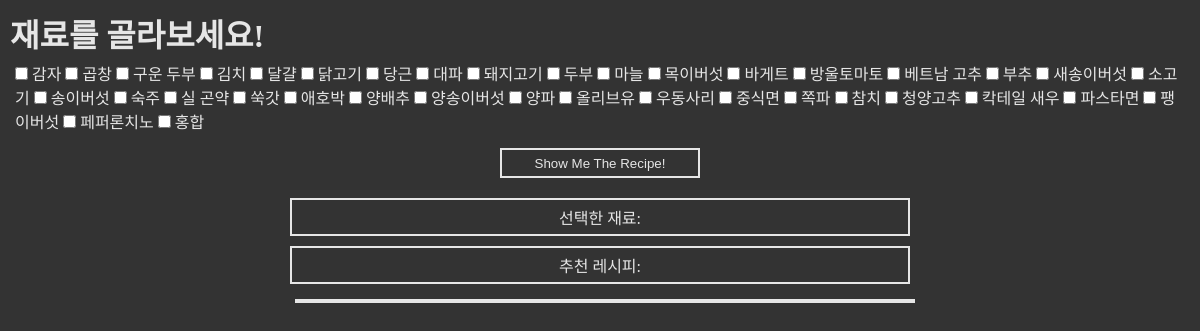
The page / on the database its author committed.
### recipe/models.py (models this page shows, shortened)
class Ingredients(models.Model):
    name = models.CharField(max_length=100, unique=True)
    class Meta:
        ordering = ["name"]

### recipe/views.py (the view)
# urls.py: path("", views.index, name="index"),
def index(request):
    ingredients = Ingredients.objects.all().order_by("name")
    return render(
        request,
        "recipe/index.html",
        {
            "ingredients": ingredients,
        },
    )

### recipe/templates/recipe/index.html (shortened to what this page needs)
{% extends "recipe/layout.html" %}
{% load static %}
{% block body %}
  <h1>재료를 골라보세요!</h1>
  <form action="{% url 'recipe' %}" method="POST">
    <div>
      {% for ingredient in ingredients %}
      <label>
        <input type="checkbox" name="checkedIngredients" value="{{ ingredient.name }}"/>
        {{ ingredient.name }}
      </label>
      {% endfor %}
    </div>
    <button type="submit">Show Me The Recipe!</button>
  </form>
  <div class="wrapper">
    <div class="ingredient_wrapper">
      <div>선택한 재료: </div>
    </div>
    <div class="video-title_wrapper">
      <div>추천 레시피: </div>
    </div>
  </div>
  <div class="video_container">
    <div class="video_wrapper">
    </div>
  </div>
{% endblock %}

### recipe/templates/recipe/layout.html (shortened to what this page needs)
{% load static %}
<!DOCTYPE html>
<html lang="en">
<head>
  <link rel="stylesheet" href="{% static 'recipe/css/style.css'%}"></link>
</head>
<body>
  <main class="main">
    {% block body %}{% endblock %}
  </main>
</body>
</html>

### recipe/static/recipe/css/style.css (style rules this page uses)
* { padding: 0px; margin: 0px; box-sizing: border-box; color: rgb(230, 230, 230); }
body { padding: 10px; background-color: rgba(0, 0, 0, 0.8); }
div { margin: 5px; }
form { display: flex; flex-direction: column; justify-content: center; align-items: center; }
form button { margin: 10px 0; width: 200px; height: 30px; background: none; border: 2px solid rgb(230, 230, 230); cursor: pointer; }
.video_container { width: 100%; }
.video_container .video_wrapper { display: flex; width: 620px; overflow: scroll; white-space: nowrap; border: 2px solid rgb(230, 230, 230); }
.wrapper { display: flex; justify-content: center; align-items: center; flex-direction: column; }
.wrapper .ingredient_wrapper, .wrapper .video-title_wrapper { width: 620px; border: 2px solid rgb(230, 230, 230); }
.ingredient_wrapper, .video-title_wrapper, .video_container { display: flex; justify-content: center; align-items: center; }

### rows shown on the page
Ingredients: name "감자"
Ingredients: name "곱창"
Ingredients: name "구운 두부"
Ingredients: name "김치"
Ingredients: name "달걀"
Ingredients: name "닭고기"
Ingredients: name "당근"
Ingredients: name "대파"
Ingredients: name "돼지고기"
Ingredients: name "두부"
Ingredients: name "마늘"
Ingredients: name "목이버섯"
Ingredients: name "바게트"
Ingredients: name "방울토마토"
Ingredients: name "베트남 고추"
Ingredients: name "부추"
Ingredients: name "새송이버섯"
Ingredients: name "소고기"
Ingredients: name "송이버섯"
Ingredients: name "숙주"
Ingredients: name "실 곤약"
Ingredients: name "쑥갓"
Ingredients: name "애호박"
Ingredients: name "양배추"
Ingredients: name "양송이버섯"
Ingredients: name "양파"
Ingredients: name "올리브유"
Ingredients: name "우동사리"
Ingredients: name "중식면"
Ingredients: name "쪽파"
Ingredients: name "참치"
Ingredients: name "청양고추"
Ingredients: name "칵테일 새우"
Ingredients: name "파스타면"
Ingredients: name "팽이버섯"
Ingredients: name "페퍼론치노"
Ingredients: name "홍합"
